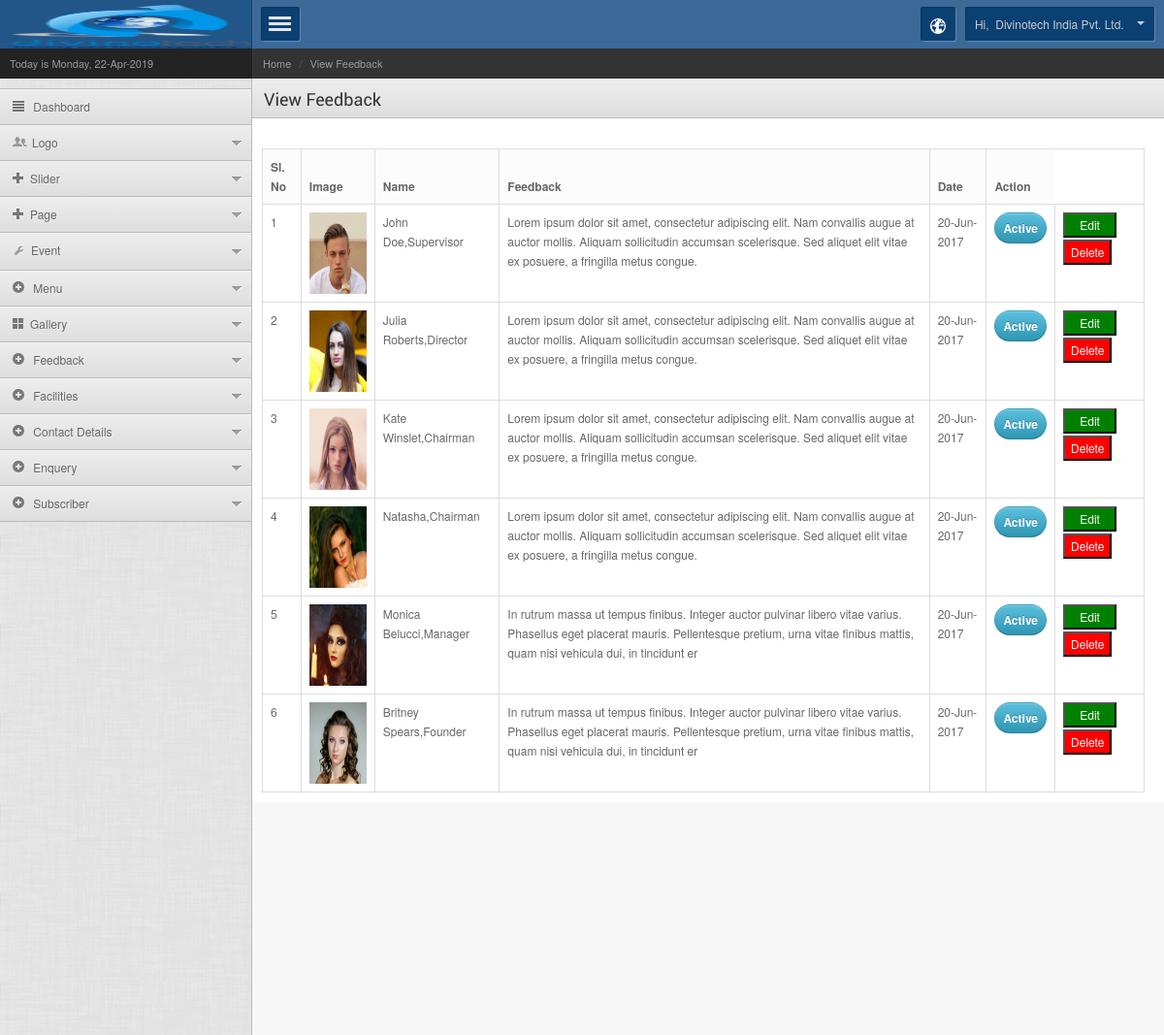
/admin/view_feedback.php (signed in), run on the app's committed database.
### tables this page shows
CREATE TABLE `td_logo` (
  `logo_id` int(11) NOT NULL,
  `image` varchar(50) NOT NULL,
  `company_name` varchar(70) NOT NULL,
  `company_address` varchar(200) NOT NULL,
  `phone` varchar(30) NOT NULL,
  `company` int(11) NOT NULL,
  `company_icon` varchar(20) NOT NULL,
  `awards` int(11) NOT NULL,
  `awards_icon` varchar(20) NOT NULL,
  `clients` int(11) NOT NULL,
  `clients_icon` varchar(20) NOT NULL,
  `rating` int(11) NOT NULL,
  `rating_icon` varchar(20) NOT NULL,
  `inserted_id` int(11) NOT NULL,
  `inserted_date` varchar(30) NOT NULL,
  `updated_id` int(11) NOT NULL,
  `updated_date` varchar(30) NOT NULL,
  `deleted_id` int(11) NOT NULL,
  `deleted_date` varchar(30) NOT NULL
);

CREATE TABLE `td_admin` (
  `admin_id` int(11) NOT NULL,
  `image` varchar(100) NOT NULL,
  `first_name` varchar(50) NOT NULL,
  `middle_name` varchar(50) NOT NULL,
  `last_name` varchar(50) NOT NULL,
  `address` text NOT NULL,
  `phone` varchar(100) NOT NULL,
  `password` varchar(100) NOT NULL,
  `email_id` varchar(100) NOT NULL,
  `otp` varchar(30) NOT NULL,
  `active_status` tinyint(4) NOT NULL,
  `inserted_id` int(11) NOT NULL,
  `inserted_date` varchar(25) NOT NULL,
  `updated_id` int(11) NOT NULL,
  `updated_date` varchar(25) NOT NULL,
  `deleted_id` int(11) NOT NULL,
  `deleted_date` varchar(25) NOT NULL
);

CREATE TABLE `td_feedback` (
  `feedback_id` int(11) NOT NULL,
  `image` varchar(50) NOT NULL,
  `name` varchar(30) NOT NULL,
  `feedback` varchar(200) NOT NULL,
  `date` date NOT NULL,
  `active_status` int(11) NOT NULL DEFAULT '1',
  `inserted_id` int(11) NOT NULL,
  `inserted_date` varchar(30) NOT NULL,
  `updated_id` int(11) NOT NULL,
  `updated_date` varchar(30) NOT NULL,
  `deleted_id` int(11) NOT NULL,
  `deleted_date` varchar(30) NOT NULL
);

### admin/root/db.php (called while the page is built, shortened)
<?php
class Connection {
    protected $host = "localhost";
    protected $dbname = "demo_hotel_2";
    protected $user = "root";
    protected $pass = "";
    function __construct() {
        try {
            $this->DBH = new PDO("mysql:host=$this->host;dbname=$this->dbname", $this->user, $this->pass);
        }
        catch (PDOException $e) {
            echo $e->getMessage();
        }
    }
}
?>

### admin/class/user_class.php (called while the page is built, shortened)
		<?php
		include('root/db.php');
		class user extends Connection
		{
	function basic_fetch_by_id($table,$where,$id)
	{
					$query="SELECT
					            *
					       FROM
					          `".$table."`
					       WHERE
					          (deleted_id=0)
				        	AND
					         (".$where."='".$id."')" ;
		$result = $this->DBH->prepare($query);
		$result->execute();
		$data=$result->fetchAll();
		return $data;
	}
}
?>

### admin/view_feedback.php (the view, shortened to what this page needs)
<?php
include ('header.php');
$data_slider=$obj_user->basic_fetch_by_id("td_feedback",'deleted_id','0');
?>
        <div class="breadcrumbwidget">
        	<ul class="breadcrumb">
                <li><a href="dashboard">Home</a> <span class="divider">/</span></li>
                <li><a href="#">View Feedback</a></li>
            </ul>
        </div>
        <div class="pagetitle">
        	<h1>View Feedback</h1>
        </div>
        <div class="maincontent">
        	<div class="contentinner">
                  <div id="mail">
                    	 <br />
                        <table class="table table-bordered mailview_employee">
                           <thead>
                            <tr>
                      <th class="head1">Sl. No</th>
                      <th class="head1">Image</th>
                      <th class="head0">Name</th>
                      <th class="head1">Feedback</th>
                      <th class="head1">Date</th>
                      <th class="head0">Action</th>
                            </tr>
                            </thead>
                            <tbody>
                                <?php
                                $icount=1;
                                foreach($data_slider as $value_gallery)
                                {
                                ?>
                                 <tr class="unread">
                                 <td><?php echo  $icount; ?></td>
                                 <td><img src="../img/feedback/<?php echo $value_gallery['image']; ?>" style="height:84px;width:100px;" ></td>
                                  <td><?php echo $value_gallery['name']; ?></td>
                                  <td><?php echo $value_gallery['feedback']; ?></td>
                                   <td><?php if($value_gallery['date']!='0000-00-00'){ echo date('d-M-Y',strtotime($value_gallery['date']));} ?></td>
                                  <td><a <?php if($value_gallery['active_status']!=1){ ?> class="btn btn-danger btn-circle" <?php }else { ?> class="btn btn-info btn-circle" <?php } ?> href="view_feedback?status_id=<?php echo $value_gallery['feedback_id'];?>&status=<?php echo $value_gallery['active_status']; ?>" ><?php if($value_gallery['active_status']==1){echo 'Active';}else{echo 'Inactive';}?></a></td>
                                  <td>
                                  <input type="button"   style="background-color:green;color:white;width:55px; margin-bottom:2px;"  value="Edit"  onclick="edit_data(<?php echo $value_gallery['feedback_id'];?>)">
                                  <input type="button"   style="background-color:red;color:white;"  value="Delete"  onclick="delete_data(<?php echo $value_gallery['feedback_id'];?>,<?php echo $icount;?>)">
                                  </td>
                                </tr>
                                <?php
                                $icount++;
                                }
                                ?>
                           </tbody>
                        </table>
                    </div>
            </div>
        </div>
<?php
include ('footer.php');
?>

### admin/header.php (shortened to what this page needs)
<?php
  include('class/user_class.php');
  $obj_user=new user();
	$admin_details=$obj_user->basic_fetch_by_id('td_admin','active_status','1','admin_id',$_SESSION['admin_id']);
    $admin_name=$admin_details[0]['first_name'].' '.$admin_details[0]['middle_name'].' '.$admin_details[0]['last_name'];
    $data_company_report=$obj_user->basic_fetch_by_id('td_logo','deleted_id','0');
?>
	<!DOCTYPE html>
    <head>
	    <link rel="stylesheet" href="css/style.default.css" type="text/css" />
		<link rel="stylesheet" href="prettify/prettify.css" type="text/css" />
		<link rel="stylesheet" href="css/datepicker.css">
	    <link rel="stylesheet" href="css/bootstrap.css">
	    <link rel="stylesheet" href="css/style.default.css" type="text/css" />
		<link rel="stylesheet" href="prettify/prettify.css" type="text/css" />
	</head>
	<body>
	<div class="mainwrapper">
		<div class="leftpanel">
			<div class="logopanel">
				<h1><a href="dashboard"><img src="../img/logo/<?php echo $data_company_report[0]['image'];?>" style="height:45px;width:250px;"></a></h1>
			</div>
			  <div class="datewidget">Today is <?php echo date("l") ?>, <?php echo date("d-M-Y")?></div>
			<div class="leftmenu">
				<ul class="nav nav-tabs nav-stacked">
					<li><a href="dashboard"><span class="icon-align-justify"></span> Dashboard</a></li>
					<li class="dropdown"><a href=""><span class="iconsweets-users"></span>Logo</a>
					</li>
				   <li class="dropdown"><a href=""><span class="icon-plus"></span>Slider</a>
				  </li>
				   <li class="dropdown"><a href=""><span class="icon-plus"></span>Page</a>
				  </li>
                  <li class="dropdown"><a href=""><span class="iconfa-wrench"></span>Event</a>
				 </li>
                  <li class="dropdown"><a href=""><span class="icon-plus-sign"></span> Menu</a>
				</li>
				<li class="dropdown"><a href=""><span class="icon-th-large"></span>Gallery</a>
				</li>
              <li class="dropdown"><a href=""><span class="icon-plus-sign"></span> Feedback</a>
				</li>
                <li class="dropdown"><a href=""><span class="icon-plus-sign"></span> Facilities</a>
				</li>
                 <li class="dropdown"><a href=""><span class="icon-plus-sign"></span> Contact Details </a>
				</li>
                 <li class="dropdown"><a href=""><span class="icon-plus-sign"></span> Enquery </a>
				</li>
                <li class="dropdown"><a href=""><span class="icon-plus-sign"></span> Subscriber </a>
				</li>
				</ul>
			</div>
		</div>
		<div class="rightpanel">
			<div class="headerpanel">
				<a href="#" class="showmenu"></a>
				<div class="headerright">
					<div class="dropdown notification">
						<a class="dropdown-toggle" data-toggle="dropdown" data-target="#" href="#">
							<span class="iconsweets-globe iconsweets-white"></span>
						</a>
					</div>
					<div class="dropdown userinfo">
						<a class="dropdown-toggle" data-toggle="dropdown" data-target="#" href="#">Hi,&nbsp;&nbsp;<?php echo $admin_name; ?> <b class="caret"></b></a>
					</div>
				</div>
			</div>

### data on the page
td_logo: image (picture)
td_admin: admin_name "Divinotech India Pvt. Ltd."
td_feedback: image (picture), name "John Doe,Supervisor", feedback "Lorem ipsum dolor sit amet, consectetur adipiscing elit. Nam convallis augue at auctor mollis. Aliquam sollicitudin accumsan scelerisque. Sed aliquet elit vitae ex posuere, a fringilla metus congue.", date "20-Jun-2017", active_status "Active"
td_feedback: image (picture), name "Julia Roberts,Director", feedback "Lorem ipsum dolor sit amet, consectetur adipiscing elit. Nam convallis augue at auctor mollis. Aliquam sollicitudin accumsan scelerisque. Sed aliquet elit vitae ex posuere, a fringilla metus congue.", date "20-Jun-2017", active_status "Active"
td_feedback: image (picture), name "Kate Winslet,Chairman", feedback "Lorem ipsum dolor sit amet, consectetur adipiscing elit. Nam convallis augue at auctor mollis. Aliquam sollicitudin accumsan scelerisque. Sed aliquet elit vitae ex posuere, a fringilla metus congue.", date "20-Jun-2017", active_status "Active"
td_feedback: image (picture), name "Natasha,Chairman", feedback "Lorem ipsum dolor sit amet, consectetur adipiscing elit. Nam convallis augue at auctor mollis. Aliquam sollicitudin accumsan scelerisque. Sed aliquet elit vitae ex posuere, a fringilla metus congue.", date "20-Jun-2017", active_status "Active"
td_feedback: image (picture), name "Monica Belucci,Manager", feedback "In rutrum massa ut tempus finibus. Integer auctor pulvinar libero vitae varius. Phasellus eget placerat mauris. Pellentesque pretium, urna vitae finibus mattis, quam nisi vehicula dui, in tincidunt er", date "20-Jun-2017", active_status "Active"
td_feedback: image (picture), name "Britney Spears,Founder", feedback "In rutrum massa ut tempus finibus. Integer auctor pulvinar libero vitae varius. Phasellus eget placerat mauris. Pellentesque pretium, urna vitae finibus mattis, quam nisi vehicula dui, in tincidunt er", date "20-Jun-2017", active_status "Active"
